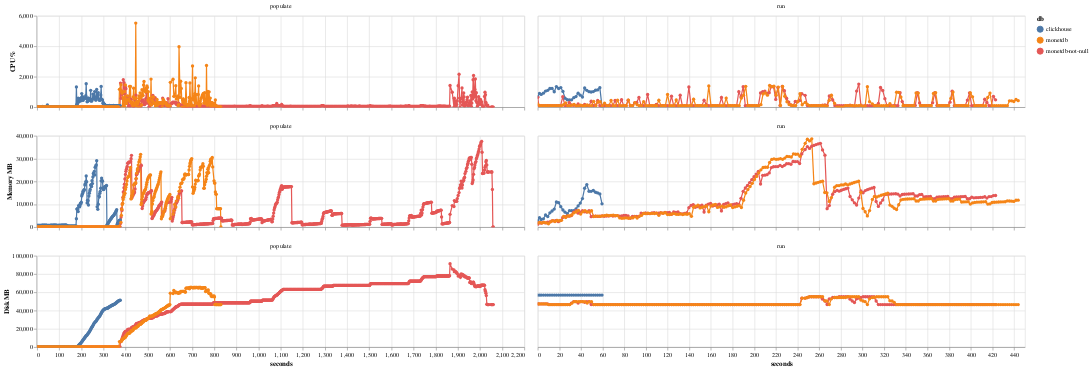

Source (notebook cell):
### Code cell
df = db.execute(
    """
WITH first_metric_time AS (
    SELECT
        benchmark_id,
        MIN(time) AS start_time
    FROM metric
    GROUP BY benchmark_id
)
SELECT
    b.db,
    b.suite,
    b.operation,
    epoch(m.time - fm.start_time) AS seconds_since_start,
    m.cpu_percent,
    m.mem_mb,
    m.disk_mb
FROM metric m
JOIN first_metric_time fm ON m.benchmark_id = fm.benchmark_id
JOIN benchmark b ON m.benchmark_id = b.id
WHERE b.suite = (?)
and b.deleted_at is null
ORDER BY b.id, seconds_since_start;
""",
    [SUITE],
).pl()

df_long = df.unpivot(
    on=["cpu_percent", "mem_mb", "disk_mb"],
    index=["db", "suite", "operation", "seconds_since_start"],
    variable_name="metric",
    value_name="value",
)

df_long = df_long.with_columns(
    [
        pl.col("db").cast(pl.Categorical),
        pl.col("operation").cast(pl.Categorical),
        pl.col("metric").cast(pl.Categorical),
    ]
)

selector = alt.selection_point(fields=["db"], bind="legend")

width = 800
height = 150

cpu_chart = (
    alt.Chart(df_long.filter(pl.col("metric") == "cpu_percent"))
    .mark_line(point=True)
    .encode(
        x=alt.X("seconds_since_start:Q", axis=alt.Axis(title=None, ticks=True, grid=True, labels=False)),
        y=alt.Y("value:Q", axis=alt.Axis(title="CPU %", ticks=True, grid=True), scale=alt.Scale(zero=False)),
        color=alt.Color("db:N"),
        tooltip=[
            "db",
            "suite",
            "operation",
            "metric",
            alt.Tooltip("seconds_since_start:Q", format=".0f"),
            alt.Tooltip("value:Q", format=".0f"),
        ],
        opacity=alt.condition(selector, alt.value(1.0), alt.value(0.1)),
    )
    .add_params(selector)
    .properties(width=width, height=height)
    .facet(column=alt.Column("operation:N", title=None))
    .resolve_scale(x="independent")
)

mem_chart = (
    alt.Chart(df_long.filter(pl.col("metric") == "mem_mb"))
    .mark_line(point=True)
    .encode(
        x=alt.X("seconds_since_start:Q", axis=alt.Axis(title=None, ticks=True, grid=True, labels=False)),
        y=alt.Y("value:Q", axis=alt.Axis(title="Memory MB", ticks=True, grid=True), scale=alt.Scale(zero=False)),
        color=alt.Color("db:N"),
        tooltip=[
            "db",
            "suite",
            "operation",
            "metric",
            alt.Tooltip("seconds_since_start:Q", format=".2f"),
            alt.Tooltip("value:Q", format=".1f"),
        ],
        opacity=alt.condition(selector, alt.value(1.0), alt.value(0.1)),
    )
    .add_params(selector)
    .properties(width=width, height=height)
    .facet(column=alt.Column("operation:N", title=None))
    .resolve_scale(x="independent")
)

disk_chart = (
    alt.Chart(df_long.filter(pl.col("metric") == "disk_mb"))
    .mark_line(point=True)
    .encode(
        x=alt.X("seconds_since_start:Q", axis=alt.Axis(title="seconds", ticks=True, grid=True)),
        y=alt.Y("value:Q", axis=alt.Axis(title="Disk MB", ticks=True, grid=True), scale=alt.Scale(zero=False)),
        color=alt.Color("db:N"),
        tooltip=[
            "db",
            "suite",
            "operation",
            "metric",
            alt.Tooltip("seconds_since_start:Q", format=".2f"),
            alt.Tooltip("value:Q", format=".1f"),
        ],
        opacity=alt.condition(selector, alt.value(1.0), alt.value(0.1)),
    )
    .add_params(selector)
    .properties(width=width, height=height)
    .facet(column=alt.Column("operation:N", title=None))
    .resolve_scale(x="independent")
)

chart = alt.vconcat(cpu_chart, mem_chart, disk_chart).interactive(bind_y=False)

chart

### Figure 1 — Vega-Lite specification as saved in the notebook (floating-point values rounded to 4 significant figures; data arrays with more than 128 entries replaced by an {"elided": "..."} marker saying what was removed)
{"config": {"view": {"continuousWidth": 300, "continuousHeight": 300}}, "vconcat": [{"data": {"name": "data-f99ec4b749cab3cd8685feb72c5037c3"}, "facet": {"column": {"field": "operation", "title": null, "type": "nominal"}}, "spec": {"mark": {"type": "line", "point": true}, "encoding": {"color": {"field": "db", "type": "nominal"}, "opacity": {"condition": {"param": "param_1", "value": 1.0}, "value": 0.1}, "tooltip": [{"field": "db", "type": "ordinal"}, {"field": "suite", "type": "nominal"}, {"field": "operation", "type": "ordinal"}, {"field": "metric", "type": "ordinal"}, {"field": "seconds_since_start", "format": ".0f", "type": "quantitative"}, {"field": "value", "format": ".0f", "type": "quantitative"}], "x": {"axis": {"grid": true, "labels": false, "ticks": true, "title": null}, "field": "seconds_since_start", "type": "quantitative"}, "y": {"axis": {"grid": true, "ticks": true, "title": "CPU %"}, "field": "value", "scale": {"zero": false}, "type": "quantitative"}}, "height": 150, "name": "view_1", "width": 800}, "resolve": {"scale": {"x": "independent"}}}, {"data": {"name": "data-f2b1545adba3041ff9419293c0a96809"}, "facet": {"column": {"field": "operation", "title": null, "type": "nominal"}}, "spec": {"mark": {"type": "line", "point": true}, "encoding": {"color": {"field": "db", "type": "nominal"}, "opacity": {"condition": {"param": "param_1", "value": 1.0}, "value": 0.1}, "tooltip": [{"field": "db", "type": "ordinal"}, {"field": "suite", "type": "nominal"}, {"field": "operation", "type": "ordinal"}, {"field": "metric", "type": "ordinal"}, {"field": "seconds_since_start", "format": ".2f", "type": "quantitative"}, {"field": "value", "format": ".1f", "type": "quantitative"}], "x": {"axis": {"grid": true, "labels": false, "ticks": true, "title": null}, "field": "seconds_since_start", "type": "quantitative"}, "y": {"axis": {"grid": true, "ticks": true, "title": "Memory MB"}, "field": "value", "scale": {"zero": false}, "type": "quantitative"}}, "height": 150, "name": "view_2", "width": 800}, "resolve": {"scale": {"x": "independent"}}}, {"data": {"name": "data-42bb43a0d7a6a7bf24e9cc31b2fc5e3d"}, "facet": {"column": {"field": "operation", "title": null, "type": "nominal"}}, "spec": {"mark": {"type": "line", "point": true}, "encoding": {"color": {"field": "db", "type": "nominal"}, "opacity": {"condition": {"param": "param_1", "value": 1.0}, "value": 0.1}, "tooltip": [{"field": "db", "type": "ordinal"}, {"field": "suite", "type": "nominal"}, {"field": "operation", "type": "ordinal"}, {"field": "metric", "type": "ordinal"}, {"field": "seconds_since_start", "format": ".2f", "type": "quantitative"}, {"field": "value", "format": ".1f", "type": "quantitative"}], "x": {"axis": {"grid": true, "ticks": true, "title": "seconds"}, "field": "seconds_since_start", "type": "quantitative"}, "y": {"axis": {"grid": true, "ticks": true, "title": "Disk MB"}, "field": "value", "scale": {"zero": false}, "type": "quantitative"}}, "height": 150, "name": "view_3", "width": 800}, "resolve": {"scale": {"x": "independent"}}}], "params": [{"name": "param_1", "select": {"type": "point", "fields": ["db"]}, "bind": "legend", "views": ["view_1", "view_2", "view_3"]}, {"name": "param_2", "select": {"type": "interval", "encodings": ["x"]}, "bind": "scales", "views": ["view_1", "view_2", "view_3"]}], "$schema": "https://vega.github.io/schema/vega-lite/v5.20.1.json", "datasets": {"data-f99ec4b749cab3cd8685feb72c5037c3": {"elided": "2026 records"}, "data-f2b1545adba3041ff9419293c0a96809": {"elided": "2026 records"}, "data-42bb43a0d7a6a7bf24e9cc31b2fc5e3d": {"elided": "2026 records"}}}
